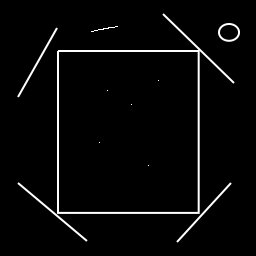
#> input picture local_binary_pattern/input.jpg, 256 x 256 px
$ python main.py   (older library calls are emulated)
#> lines starting #> are read from the running program, lines starting #| are printed output that depends on the picture
#> in main, img is the input picture: PIL image 256x256 RGB; min 0, max 255, mean 8.1
from PIL import Image
import numpy as np
from scipy import misc


def arr2txt(arr, filename):
    with open(filename, 'w') as txt:
        for i in arr:
            for j in i:
                txt.write(str(j) + " ")
            else:
                txt.write("\n")


def rgb2gray(rgb_arr):
    return np.array(np.dot(rgb_arr[..., :3], [0.299, 0.587, 0.114]), dtype=np.uint8)

def local_bit_pattern(img_arr):
    lbp_img = np.zeros(img_arr.shape, dtype=np.uint8)
    for i in range(img_arr.shape[0]):
        for j in range(img_arr.shape[1]):
            try:
                tmp_arr = img_arr[i:i + 3, j:j + 3]
                tmp = tmp_arr > tmp_arr[int(
                    tmp_arr.shape[0]/2), int(tmp_arr.shape[1]/2)]
                tmp = tmp.astype(np.int).reshape(1, 9)[0]
                tmp = np.delete(tmp, [4])
                tmp = np.packbits(tmp)
                tmp_arr[int(tmp_arr.shape[0]/2), int(tmp_arr.shape[1]/2)] = tmp
                lbp_img[i:i + 3, j:j + 3] = tmp_arr
            except ValueError:
                continue
    else:
        return lbp_img
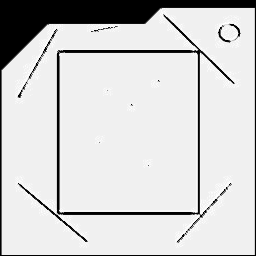
#> lbp_img: shape (256, 256); min 0, max 255, mean 208.7


def main():
    with Image.open("input.jpg") as img:
        arr = np.array(img.getdata(), np.uint8, copy=True).reshape(
            img.size[1], img.size[0], 3)
        grey_arr = rgb2gray(arr)
        misc.imsave("res.png", local_bit_pattern(grey_arr))


if __name__ == '__main__':
    try:
        main()
    except KeyboardInterrupt:
        print("\n[!] Bye... bye.. ")
